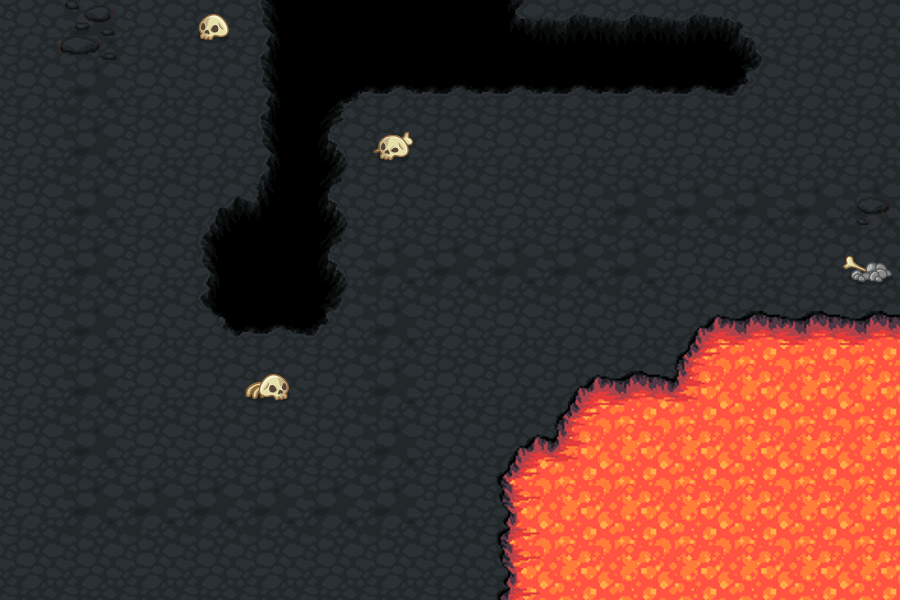

A 2D game scene composited from a Tiled map and its tileset images. What follows is a short description and the map's XML, with each tile layer's data collapsed to a summary:
An orthogonal 15x10 tile map with 60x60 px tiles, 3 tile layers (Tile Layer 1, Tile Layer 2, Tile Layer 3), 4 tilesets.

<map version="1.0" orientation="orthogonal" renderorder="right-down" width="15" height="10" tilewidth="60" tileheight="60" nextobjectid="1">
 <tileset firstgid="1" name="lava_ground@60" tilewidth="60" tileheight="60" tilecount="18">
  <image source="terrain/lava_ground@60.png" width="180" height="360" />
  <tile id="0">
   <properties>
    <property name="spawn" value="" />
    <property name="walkable" value="" />
   </properties>
  </tile>
  <tile id="1">
   <properties>
    <property name="blocked" value="" />
   </properties>
  </tile>
  <tile id="2">
   <properties>
    <property name="blocked" value="" />
   </properties>
  </tile>
  <tile id="3">
   <properties>
    <property name="base" value="" />
    <property name="walkable" value="" />
   </properties>
  </tile>
  <tile id="4">
   <properties>
    <property name="blocked" value="" />
   </properties>
  </tile>
  <tile id="5">
   <properties>
    <property name="blocked" value="" />
   </properties>
  </tile>
  <tile id="6">
   <properties>
    <property name="blocked" value="" />
   </properties>
  </tile>
  <tile id="7">
   <properties>
    <property name="blocked" value="" />
   </properties>
  </tile>
  <tile id="8">
   <properties>
    <property name="blocked" value="" />
   </properties>
  </tile>
  <tile id="9">
   <properties>
    <property name="blocked" value="" />
   </properties>
  </tile>
  <tile id="11">
   <properties>
    <property name="blocked" value="" />
   </properties>
  </tile>
  <tile id="12">
   <properties>
    <property name="blocked" value="" />
   </properties>
  </tile>
  <tile id="13">
   <properties>
    <property name="blocked" value="" />
   </properties>
  </tile>
  <tile id="14">
   <properties>
    <property name="blocked" value="" />
   </properties>
  </tile>
  <tile id="16">
   <properties>
    <property name="walkable" value="" />
   </properties>
  </tile>
 </tileset>
 <tileset firstgid="19" name="pitch@60" tilewidth="60" tileheight="60" tilecount="15">
  <image source="terrain/pitch@60.png" width="180" height="300" />
  <tile id="0">
   <properties>
    <property name="blocked" value="" />
   </properties>
  </tile>
  <tile id="1">
   <properties>
    <property name="blocked" value="" />
   </properties>
  </tile>
  <tile id="2">
   <properties>
    <property name="blocked" value="" />
   </properties>
  </tile>
  <tile id="3">
   <properties>
    <property name="blocked" value="" />
   </properties>
  </tile>
  <tile id="4">
   <properties>
    <property name="blocked" value="" />
   </properties>
  </tile>
  <tile id="5">
   <properties>
    <property name="blocked" value="" />
   </properties>
  </tile>
  <tile id="6">
   <properties>
    <property name="blocked" value="" />
   </properties>
  </tile>
  <tile id="7">
   <properties>
    <property name="blocked" value="" />
   </properties>
  </tile>
  <tile id="8">
   <properties>
    <property name="blocked" value="" />
   </properties>
  </tile>
  <tile id="9">
   <properties>
    <property name="blocked" value="" />
   </properties>
  </tile>
  <tile id="10">
   <properties>
    <property name="blocked" value="" />
   </properties>
  </tile>
  <tile id="11">
   <properties>
    <property name="blocked" value="" />
   </properties>
  </tile>
  <tile id="12">
   <properties>
    <property name="blocked" value="" />
   </properties>
  </tile>
  <tile id="13">
   <properties>
    <property name="blocked" value="" />
   </properties>
  </tile>
  <tile id="14">
   <properties>
    <property name="blocked" value="" />
   </properties>
  </tile>
 </tileset>
 <tileset firstgid="34" name="lava@60" tilewidth="60" tileheight="60" tilecount="18">
  <image source="terrain/lava@60.png" width="180" height="360" />
  <tile id="0">
   <properties>
    <property name="blocked" value="" />
   </properties>
  </tile>
  <tile id="1">
   <properties>
    <property name="blocked" value="" />
   </properties>
  </tile>
  <tile id="2">
   <properties>
    <property name="blocked" value="" />
   </properties>
  </tile>
  <tile id="3">
   <properties>
    <property name="blocked" value="" />
   </properties>
  </tile>
  <tile id="4">
   <properties>
    <property name="blocked" value="" />
   </properties>
  </tile>
  <tile id="5">
   <properties>
    <property name="blocked" value="" />
   </properties>
  </tile>
  <tile id="6">
   <properties>
    <property name="blocked" value="" />
   </properties>
  </tile>
  <tile id="7">
   <properties>
    <property name="blocked" value="" />
   </properties>
  </tile>
  <tile id="8">
   <properties>
    <property name="blocked" value="" />
   </properties>
  </tile>
  <tile id="9">
   <properties>
    <property name="blocked" value="" />
   </properties>
  </tile>
  <tile id="10">
   <properties>
    <property name="blocked" value="" />
   </properties>
  </tile>
  <tile id="11">
   <properties>
    <property name="blocked" value="" />
   </properties>
  </tile>
  <tile id="12">
   <properties>
    <property name="blocked" value="" />
   </properties>
  </tile>
  <tile id="13">
   <properties>
    <property name="blocked" value="" />
   </properties>
  </tile>
  <tile id="14">
   <properties>
    <property name="blocked" value="" />
   </properties>
  </tile>
  <tile id="15">
   <properties>
    <property name="blocked" value="" />
   </properties>
  </tile>
  <tile id="16">
   <properties>
    <property name="blocked" value="" />
   </properties>
  </tile>
  <tile id="17">
   <properties>
    <property name="blocked" value="" />
   </properties>
  </tile>
 </tileset>
 <tileset firstgid="52" name="dark_ground@60" tilewidth="60" tileheight="60" tilecount="24">
  <image source="terrain/dark_ground@60.png" width="180" height="480" />
 </tileset>
 <layer name="Tile Layer 1" width="15" height="10">
  <data>[150 cells, 150 non-empty, 2 distinct tile ids]</data>
 </layer>
 <layer name="Tile Layer 2" width="15" height="10">
  <data>[150 cells, 62 non-empty, 19 distinct tile ids]</data>
 </layer>
 <layer name="Tile Layer 3" width="15" height="10">
  <data>[150 cells, 14 non-empty, 8 distinct tile ids]</data>
 </layer>
</map>
